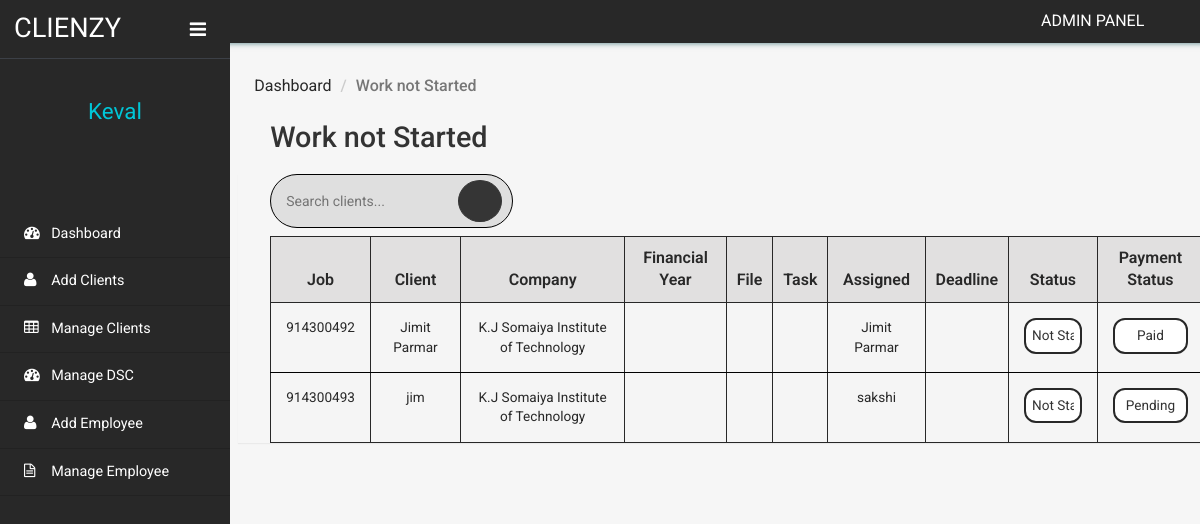
Page /clientms/admin/not-started-client.php (signed in) on the committed database.
### tables this page shows
CREATE TABLE `tblclient` (
  `ID` int(10) NOT NULL,
  `ContactName` varchar(30) DEFAULT NULL,
  `CompanyName` varchar(120) DEFAULT NULL,
  `Notes` mediumtext DEFAULT NULL,
  `ClientAddedBy` varchar(20) DEFAULT NULL,
  `deadline` date DEFAULT NULL,
  `Tag` varchar(20) DEFAULT NULL,
  `financialyear` varchar(15) DEFAULT NULL,
  `file` varchar(15) DEFAULT NULL,
  `budgethrs` int(10) DEFAULT NULL,
  `actualhrs` int(10) DEFAULT NULL,
  `expense` varchar(30) DEFAULT NULL,
  `remark` text DEFAULT NULL,
  `CreationDate` timestamp NULL DEFAULT current_timestamp(),
  `Status` varchar(20) NOT NULL DEFAULT 'Not Started',
  `PaymentStatus` varchar(12) NOT NULL DEFAULT 'Pending',
  `expiryDate1` date DEFAULT NULL,
  `expiryDate2` date DEFAULT NULL,
  `expiryDate3` date DEFAULT NULL
);

CREATE TABLE `tblemployee` (
  `EmployeeID` int(11) NOT NULL,
  `EmployeeName` varchar(255) DEFAULT NULL,
  `EmployeePhnumber` bigint(10) DEFAULT NULL,
  `Password` text DEFAULT 'password',
  `CreationDate` timestamp NOT NULL DEFAULT current_timestamp()
);

### clientms/admin/not-started-client.php (the view, shortened to what this page needs)
<?php
include('includes/dbconnection.php');
if (strlen($_SESSION['clientmsaid']) == 0) {
    header('location:logout.php');
} else {
    function getAssignedEmployeeName($clientId){
        global $dbh;
        $sql = "SELECT e.EmployeeName
                FROM tblassignments a
                JOIN tblemployee e ON a.EmployeeID = e.EmployeeID
                WHERE a.ID = :clientId";
        $query = $dbh->prepare($sql);
        $query->bindParam(':clientId', $clientId, PDO::PARAM_INT);
        $query->execute();
        $result = $query->fetch(PDO::FETCH_ASSOC);
        if ($result) {
            return htmlentities($result['EmployeeName']);
        }
    }
    $sql = "SELECT * FROM tblclient WHERE Status = 'Not Started'";
		$query = $dbh->prepare($sql);
		$query->execute();
		$clients = $query->fetchAll(PDO::FETCH_OBJ);
}
?>
<!DOCTYPE HTML>
<html>
<head>
    <link href="css/bootstrap.min.css" rel='stylesheet' type='text/css' />
    <link href="css/style.css" rel='stylesheet' type='text/css' />
    <link href="css/font-awesome.css" rel="stylesheet">
    <link rel="stylesheet" href="css/icon-font.min.css" type='text/css' />
</head>
<body>
    <div class="page-container">
        <div class="left-content">
            <div class="inner-content">
                <?php include_once('includes/header.php');?>
                <div class="outter-wp">
                    <div class="sub-heard-part">
                        <ol class="breadcrumb m-b-0">
                            <li><a href="dashboard.php">Dashboard</a></li>
                            <li class="active">Work not Started</li>
                        </ol>
                    </div>
                    <div class="graph-visual tables-main">
                        <h3 class="inner-tittle two">Work not Started</h3>
                        <div class="graph">
                        <div class="search-bar-container">
                            <div class="search-bar">
                                <form method="GET" action="">
                                    <input type="text" name="search" placeholder="Search clients...">
                                    <button type="submit"><i class = "lnr lnr-magnifier"></i></button>
                                </form>
                            </div>
                        </div>
                            <div class="tables">
                                <table class="table" border="1" id="client-table">
                                    <thead>
                                    <tr>
                                            <th>Job</th>
                                            <th >Client </th>
                                            <th>Company</th>
                                            <th>Financial Year</th>
                                            <th>File</th>
                                            <th>Task</th>
                                            <th>Assigned</th>
                                            <th>Deadline</th>
                                            <th>Status</th>
                                            <th>Payment Status</th>
                                        </tr>
                                    </thead>
                                    <tbody>
                                        <?php
                                        if (!empty($clients)) {
                                            foreach ($clients as $client) {
                                        ?>
                                                <tr class="active">
                                                    <td><?php echo htmlentities($client->ID); ?></th>
                                                    <td onclick="window.location.href='edit-client-details.php?addid=<?php echo $client->ID; ?>'"><?php echo htmlentities($client->ContactName); ?></td>
                                                    <td onclick="window.location.href='edit-client-details.php?addid=<?php echo $client->ID; ?>'"><?php echo htmlentities($client->CompanyName); ?></td>
                                                    <td onclick="window.location.href='edit-client-details.php?addid=<?php echo $client->ID; ?>'"><?php echo htmlentities($client->financialyear); ?></td>
                                                    <td onclick="window.location.href='edit-client-details.php?addid=<?php echo $client->ID; ?>'"><?php echo htmlentities($client->file); ?></td>
                                                    <td onclick="window.location.href='edit-client-details.php?addid=<?php echo $client->ID; ?>'"><?php echo htmlentities($client->Tag); ?></td>
                                                    <td onclick="window.location.href='edit-client-details.php?addid=<?php echo $client->ID; ?>'"><?php echo getAssignedEmployeeName($client->ID); ?></td>
                                                    <td onclick="window.location.href='edit-client-details.php?addid=<?php echo $client->ID; ?>'"><?php echo htmlentities($client->deadline); ?></td>
                                                    <td>
                                                        <select name="status" onchange="updateStatus('<?php echo $client->ID; ?>', this.value)">
                                                            <option value="Not Started" <?php if ($client->Status == 'Not Started') echo 'selected'; ?>>Not Started</option>
                                                        </select>
                                                    </td>
                                                    <td>
                                                    <select name="payment_status" onchange="updatePaymentStatus('<?php echo $client->ID; ?>', this.value)">
                                                        <option value="Pending" <?php if ($client->PaymentStatus == 'Pending') echo 'selected'; ?>>Pending</option>
                                                        <option value="Paid" <?php if ($client->PaymentStatus == 'Paid') echo 'selected'; ?>>Paid</option>
                                                    </select>
                                                    </td>
                                                </tr>
                                        <?php
                                            }
                                        }
                                        ?>
                                    </tbody>
                                </table>
                            </div>
                        </div>
                    </div>
                </div>
            </div>
        </div>
        <?php include_once('includes/sidebar.php');?>
    </div>
</body>
</html>

### clientms/admin/includes/sidebar.php (shortened to what this page needs)
 <div class="sidebar-menu">
    <header class="logo">
        <a href="#" class="sidebar-icon"> <span class="fa fa-bars"></span> </a> <a href="dashboard.php"> <span id="logo"> <h1>CLIENZY</h1></span>
        </a>
    </header>
    <div class="down">
        <?php
$aid=$_SESSION['clientmsaid'];
$sql="SELECT AdminName from  tbladmin where ID=:aid";
$query = $dbh -> prepare($sql);
$query->bindParam(':aid',$aid,PDO::PARAM_STR);
$query->execute();
$results=$query->fetchAll(PDO::FETCH_OBJ);
$cnt=1;
if($query->rowCount() > 0)
{
foreach($results as $row)
{               ?>
        <a href="dashboard.php"><span class=" name-caret"><?php  echo $row->AdminName;?></span></a><br>
        <?php $cnt=$cnt+1;}} ?>
        <ul>
            <li><a class="tooltips" href="admin-profile.php"><span>Profile</span><i class="lnr lnr-user"></i></a></li>
            <li><a class="tooltips" href="change-password.php"><span>Settings</span><i class="lnr lnr-cog"></i></a></li>
            <li><a class="tooltips" href="logout.php"><span>Log out</span><i class="lnr lnr-power-switch"></i></a></li>
        </ul>
    </div>
    <div class="menu">
        <ul id="menu" >
            <li><a href="dashboard.php"><i class="fa fa-tachometer"></i> <span>Dashboard</span></a></li>
            <li><a href="add-client.php"><i class="fa fa-user"></i> <span>Add Clients</span></a></li>
            <li><a href="manage-client.php"><i class="fa fa-table"></i> <span>Manage Clients</span></a></li>
            <li><a href="manage-dsc.php"><i class="fa fa-tachometer"></i> <span>Manage DSC</span></a></li>
            <li><a href="add-employee.php"><i class="fa fa-user"></i> <span>Add Employee</span></a></li>
            <li><a href="manage-employee.php"><i class="fa fa-file-text-o"></i> <span>Manage Employee</span></a></li>
        </ul>
    </div>
</div>

### rows in the picture
tblclient: ID "914300492", ContactName "Jimit Parmar", CompanyName "K.J Somaiya Institute of Technology", ID.EmployeeName "Jimit Parmar", status "Not Started", payment_status "Paid"
tblclient: ID "914300493", ContactName "jim", CompanyName "K.J Somaiya Institute of Technology", ID.EmployeeName "sakshi", status "Not Started", payment_status "Pending"

### other values in the picture
$row->AdminName "Keval"
